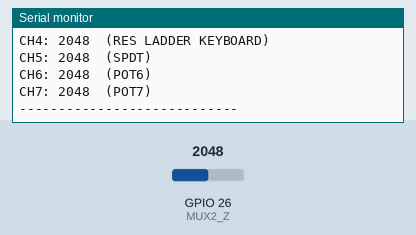
This sketch was run on a simulated ESP32. On the bench: the last lines printed to the serial monitor. The inputs (shaded band) are chosen by the test bench; at power-on: GPIO 26 (MUX2_Z) = 2048 (analog values on the 0–4095 scale).

Above: at 1.4 s.
1.5 s: GPIO 26 (MUX2_Z) set to 2866
At 1.76 s:
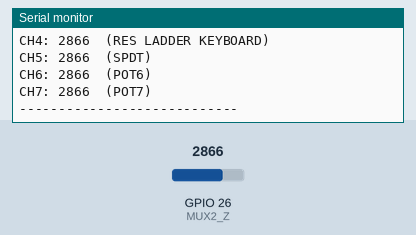
3.0 s: GPIO 26 (MUX2_Z) set to 3603
At 3.16 s:
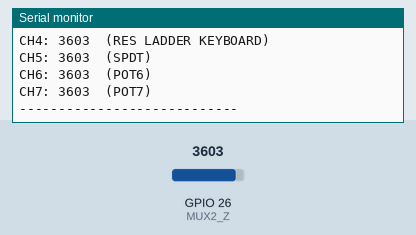
Timing chart, 0 to 6.0 s (numbered marks = the images above; inputs shaded):
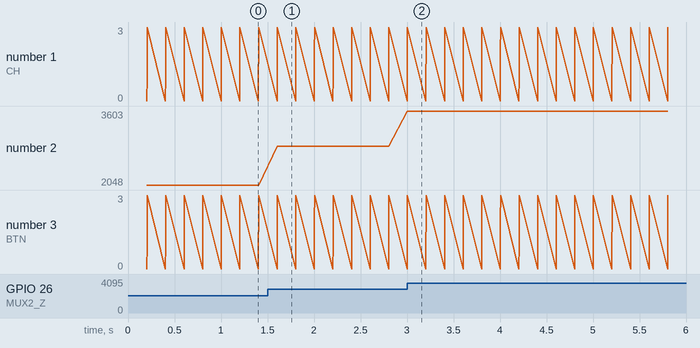

Measured:
- after the input at 1.5 s, the serial monitor: prints a new line after 0.10 s (image 1)
- after the input at 3.0 s, the serial monitor: prints a new line at once (image 2)
- plotted number 2: 2048 → 2866 after the input at 1.5 s, 2866 → 3603 after the input at 3.0 s

The sketch:

TEST_04_MUX2_ADC26.ino
```cpp
/*
  ✅ TESTE MUX2 (CD4051) - ESP32
  A/B/C compartilhados com MUX1: 18,19,21
  Z/COM do MUX2: GPIO26 (ADC2)
*/

#include <Arduino.h>

static const uint8_t MUX_A = 18;
static const uint8_t MUX_B = 19;
static const uint8_t MUX_C = 21;

// Z/COM do MUX2 (ADC)
static const uint8_t MUX2_Z = 26;

static inline void muxSelect(uint8_t ch) {
  digitalWrite(MUX_A, (ch >> 0) & 1);
  digitalWrite(MUX_B, (ch >> 1) & 1);
  digitalWrite(MUX_C, (ch >> 2) & 1);
}

static int readMux2(uint8_t ch) {
  muxSelect(ch);
  delayMicroseconds(80);
  (void)analogRead(MUX2_Z);   // descarte (ajuda na troca de canal)
  delayMicroseconds(80);
  return analogRead(MUX2_Z);  // 0..4095
}

void setup() {
  Serial.begin(115200);
  delay(200);

  pinMode(MUX_A, OUTPUT);
  pinMode(MUX_B, OUTPUT);
  pinMode(MUX_C, OUTPUT);

  pinMode(MUX2_Z, INPUT);

  analogReadResolution(12);
  analogSetPinAttenuation(MUX2_Z, ADC_11db);

  Serial.println();
  Serial.println("=== TESTE MUX2 (ANALOG) ===");
  Serial.println("A=18 B=19 C=21 | Z(MUX2)=26");
  Serial.println("Imprimindo CH0..CH7 a cada 200ms");
  Serial.println();
}

void loop() {
  static uint32_t t0 = 0;
  if (millis() - t0 < 200) return;
  t0 = millis();

  for (uint8_t ch = 0; ch < 8; ch++) {
    int v = readMux2(ch);
    Serial.print("CH"); Serial.print(ch);
    Serial.print(": "); Serial.print(v);

    // Só rótulos (ajuste se quiser)
    if (ch == 0) Serial.print("  (BTN0)");
    if (ch == 1) Serial.print("  (BTN1)");
    if (ch == 2) Serial.print("  (BTN2)");
    if (ch == 3) Serial.print("  (BTN3)");
    if (ch == 4) Serial.print("  (RES LADDER KEYBOARD)");
    if (ch == 5) Serial.print("  (SPDT)");
    if (ch == 6) Serial.print("  (POT6)");
    if (ch == 7) Serial.print("  (POT7)");
    Serial.println();
  }
  Serial.println("----------------------------");
}
```
